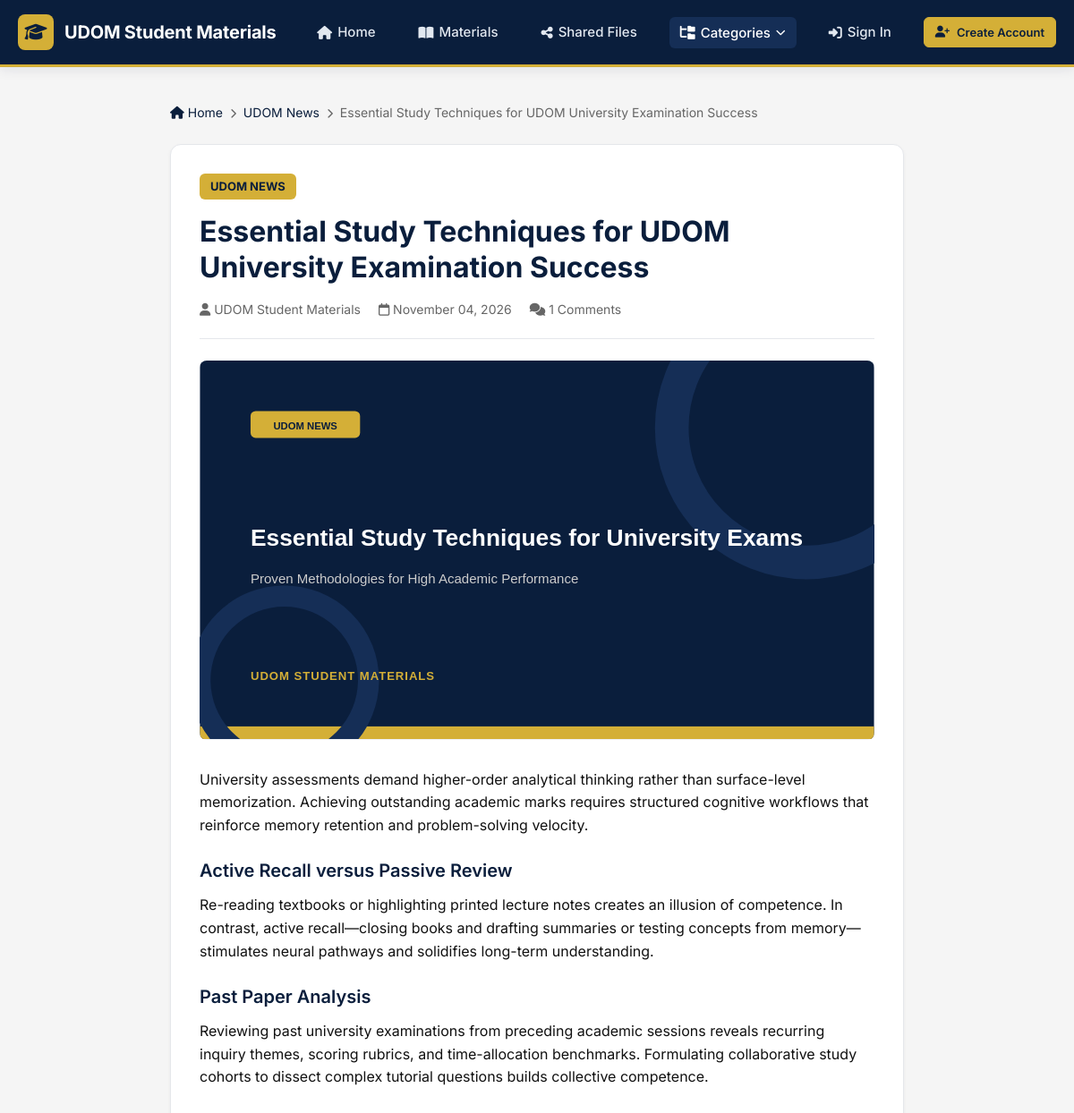
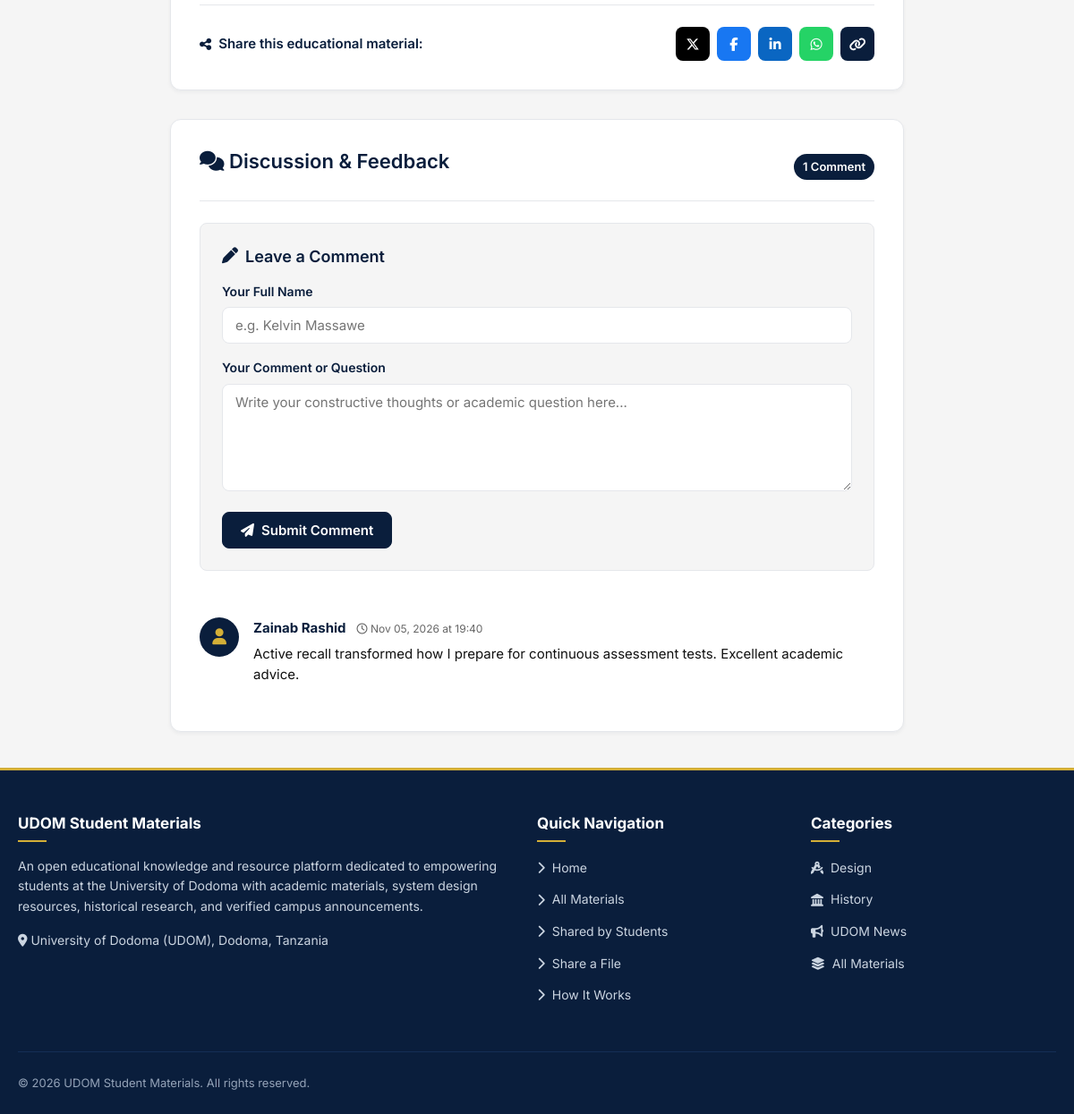
Screenshot of /post.php?id=7 with the database file from the repository (2 pictures, top to bottom).
### tables this page shows
CREATE TABLE `posts` (
  `id` INT AUTO_INCREMENT PRIMARY KEY,
  `title` VARCHAR(255) NOT NULL,
  `slug` VARCHAR(255) UNIQUE,
  `category` VARCHAR(100),
  `excerpt` TEXT,
  `content` LONGTEXT,
  `image` VARCHAR(255),
   
   
  `image_ratio` VARCHAR(10) NOT NULL DEFAULT 'auto',
  `image_width` INT UNSIGNED DEFAULT NULL,    
  `image_height` INT UNSIGNED DEFAULT NULL,
  `allow_image_download` TINYINT(1) NOT NULL DEFAULT 0,  
  `author` VARCHAR(100) DEFAULT 'UDOM Student Materials',
  `created_at` TIMESTAMP DEFAULT CURRENT_TIMESTAMP,
  `updated_at` TIMESTAMP DEFAULT CURRENT_TIMESTAMP ON UPDATE CURRENT_TIMESTAMP,
  CONSTRAINT `fk_posts_category` FOREIGN KEY (`category`) REFERENCES `categories` (`name`)
    ON UPDATE CASCADE ON DELETE RESTRICT
);

CREATE TABLE `comments` (
  `id` INT AUTO_INCREMENT PRIMARY KEY,
  `post_id` INT NOT NULL,
  `name` VARCHAR(100) NOT NULL,
  `comment` TEXT NOT NULL,
  `created_at` TIMESTAMP DEFAULT CURRENT_TIMESTAMP,
  FOREIGN KEY (`post_id`) REFERENCES `posts` (`id`) ON DELETE CASCADE
);

CREATE TABLE `categories` (
  `id` INT AUTO_INCREMENT PRIMARY KEY,
  `name` VARCHAR(100) NOT NULL UNIQUE,
  `description` VARCHAR(300) DEFAULT NULL,
  `icon` VARCHAR(50) NOT NULL DEFAULT 'fa-folder',
  `created_at` TIMESTAMP DEFAULT CURRENT_TIMESTAMP
);

### includes/functions.php (called while the page is built, shortened)
<?php
if (!function_exists('sanitize')) {
    function sanitize($data): string
    {
        return htmlspecialchars(trim((string) $data), ENT_QUOTES, 'UTF-8');
    }
}
function get_categories(bool $refresh = false): array
{
    global $pdo;
    static $cache = null;
    if ($cache === null || $refresh) {
        $cache = $pdo->query(
            'SELECT c.id, c.name, c.description, c.icon, c.created_at, COUNT(p.id) AS post_count
             FROM categories c
             LEFT JOIN posts p ON p.category = c.name
             GROUP BY c.id, c.name, c.description, c.icon, c.created_at
             ORDER BY c.name ASC'
        )->fetchAll();
    }
    return $cache;
}
function find_category(string $name): ?array
{
    foreach (get_categories() as $cat) {
        if (strcasecmp($cat['name'], trim($name)) === 0) {
            return $cat;
        }
    }
    return null;
}
function category_icon(string $category): string
{
    $cat = find_category($category);
    $icon = $cat['icon'] ?? 'fa-folder';
    return isset(CATEGORY_ICONS[$icon]) ? $icon : 'fa-folder';
}
function post_image_url(?string $image, string $prefix = ''): string
{
    $file = $image ? basename($image) : DEFAULT_POST_IMAGE;
    return $prefix . 'uploads/' . rawurlencode($file);
}
function post_image_ratio(array $post): float
{
    $key = $post['image_ratio'] ?? 'auto';
    $w = (int) ($post['image_width'] ?? 0);
    $h = (int) ($post['image_height'] ?? 0);
    if ($w > 0 && $h > 0) {
        return max(0.4, min(3.0, $w / $h));
    }
    return FALLBACK_IMAGE_RATIO;
}
function post_image_style(array $post): string
{
    return '--ratio: ' . round(post_image_ratio($post), 4) . ';';
}
function post_image_orientation(array $post): string
{
    $r = post_image_ratio($post);
    return $r > 1.05 ? 'landscape' : ($r < 0.95 ? 'portrait' : 'square');
}
function clean_post_html(?string $html): string
{
    $html = (string) $html;
    $allowed = '<p><br><h2><h3><h4><strong><b><em><i><u><ul><ol><li><blockquote>'
        . '<a><code><pre><hr><table><thead><tbody><tr><th><td><img>';
    $html = strip_tags($html, $allowed);
    $html = preg_replace('/\s+on[a-z]+\s*=\s*("[^"]*"|\'[^\']*\'|[^\s>]+)/i', '', $html);
    $html = preg_replace(
        '/\b(href|src)\s*=\s*(["\']?)\s*(?:javascript|vbscript|data)\s*:[^"\'>\s]*\2/i',
        '$1="#"',
        $html
    );
    return $html;
}
function home_url(string $search, string $category, int $page = 1): string
{
    $args = [];
    if ($category !== '') {
        $args['category'] = $category;
    }
    return 'index.php' . ($args ? '?' . http_build_query($args) : '');
}

### post.php (the view, shortened to what this page needs)
<?php
require_once __DIR__ . '/config/db.php';
$post_id = isset($_GET['id']) && is_numeric($_GET['id']) ? (int) $_GET['id'] : 0;
$stmt = $pdo->prepare("SELECT * FROM posts WHERE id = :id LIMIT 1");
$stmt->execute([':id' => $post_id]);
$post = $stmt->fetch();
$author_name = '';
$comment_body = '';
$comment_stmt = $pdo->prepare("SELECT * FROM comments WHERE post_id = :id ORDER BY created_at DESC");
$comment_stmt->execute([':id' => $post_id]);
$comments = $comment_stmt->fetchAll();
$total_comments = count($comments);
$protocol = (!empty($_SERVER['HTTPS']) && $_SERVER['HTTPS'] !== 'off') ? "https://" : "http://";
$current_url = $protocol . $_SERVER['HTTP_HOST'] . $_SERVER['REQUEST_URI'];
$share_title = urlencode($post['title'] . ' - UDOM Student Materials');
$share_url = urlencode($current_url);
require_once __DIR__ . '/includes/header.php';
?>
<main class="main-content">
  <div class="container post-detail-container">
    <nav class="breadcrumb-nav" aria-label="Breadcrumbs">
      <a href="index.php"><i class="fa-solid fa-house"></i> Home</a>
      <span><i class="fa-solid fa-chevron-right" style="font-size: 11px;"></i></span>
      <a href="index.php?category=<?php echo urlencode($post['category']); ?>">
        <?php echo sanitize($post['category']); ?>
      </a>
      <span><i class="fa-solid fa-chevron-right" style="font-size: 11px;"></i></span>
      <span class="text-muted"><?php echo sanitize($post['title']); ?></span>
    </nav>
    <article class="post-detail-article">
      <header class="post-detail-header">
        <span class="post-detail-category"><?php echo sanitize($post['category']); ?></span>
        <h1 class="post-detail-title"><?php echo sanitize($post['title']); ?></h1>
        <div class="post-detail-meta">
          <span><i class="fa-solid fa-user"></i>
            <?php echo sanitize($post['author'] ?: 'UDOM Student Materials'); ?></span>
          <span><i class="fa-regular fa-calendar"></i>
            <?php echo date('F d, Y', strtotime($post['created_at'])); ?></span>
          <span><i class="fa-solid fa-comments"></i> <?php echo $total_comments; ?> Comments</span>
        </div>
      </header>
      <div class="post-detail-featured-image is-<?php echo post_image_orientation($post); ?>"
        style="<?php echo post_image_style($post); ?>">
        <img src="<?php echo post_image_url($post['image']); ?>" alt="<?php echo sanitize($post['title']); ?>"
          onerror="this.onerror=null;this.src='uploads/<?php echo DEFAULT_POST_IMAGE; ?>';">
      </div>
      <div class="post-detail-content">
        <?php echo clean_post_html($post['content']); ?>
      </div>
      <section class="post-share-section">
        <div class="share-title">
          <i class="fa-solid fa-share-nodes"></i> Share this educational material:
        </div>
        <div class="share-buttons">
          <a href="https://twitter.com/intent/tweet?url=<?php echo $share_url; ?>&text=<?php echo $share_title; ?>"
            target="_blank" rel="noopener noreferrer" class="share-btn share-twitter" title="Share on X / Twitter"
            aria-label="Share on X">
            <i class="fa-brands fa-x-twitter"></i>
          </a>
          <a href="https://www.facebook.com/sharer/sharer.php?u=<?php echo $share_url; ?>" target="_blank"
            rel="noopener noreferrer" class="share-btn share-facebook" title="Share on Facebook"
            aria-label="Share on Facebook">
            <i class="fa-brands fa-facebook-f"></i>
          </a>
          <a href="https://www.linkedin.com/sharing/share-offsite/?url=<?php echo $share_url; ?>" target="_blank"
            rel="noopener noreferrer" class="share-btn share-linkedin" title="Share on LinkedIn"
            aria-label="Share on LinkedIn">
            <i class="fa-brands fa-linkedin-in"></i>
          </a>
          <a href="https://api.whatsapp.com/send?text=<?php echo $share_title . '%20' . $share_url; ?>" target="_blank"
            rel="noopener noreferrer" class="share-btn share-whatsapp" title="Share on WhatsApp"
            aria-label="Share on WhatsApp">
            <i class="fa-brands fa-whatsapp"></i>
          </a>
          <button type="button" class="share-btn share-copy" id="copy-post-link" title="Copy Link to Clipboard"
            aria-label="Copy Link">
            <i class="fa-solid fa-link"></i>
          </button>
        </div>
      </section>
    </article>
    <section class="comments-section" id="comments">
      <div class="comments-header">
        <h2><i class="fa-solid fa-comments"></i> Discussion &amp; Feedback</h2>
        <span class="comments-count-badge"><?php echo $total_comments; ?>
          <?php echo $total_comments === 1 ? 'Comment' : 'Comments'; ?></span>
      </div>
      <div class="comment-form-card">
        <h3 class="comment-form-title">
          <i class="fa-solid fa-pen"></i> Leave a Comment
        </h3>
        <form action="post.php?id=<?php echo $post_id; ?>#comments" method="POST">
          <div class="form-group">
            <label for="comment-name" class="form-label">Your Full Name</label>
            <input type="text" name="name" id="comment-name" class="form-control" placeholder="e.g. Kelvin Massawe"
              required minlength="2" maxlength="100" value="<?php echo sanitize($author_name); ?>">
          </div>
          <div class="form-group">
            <label for="comment-text" class="form-label">Your Comment or Question</label>
            <textarea name="comment" id="comment-text" class="form-control"
              placeholder="Write your constructive thoughts or academic question here..." required
              minlength="3" maxlength="2000"><?php echo sanitize($comment_body); ?></textarea>
          </div>
          <button type="submit" class="btn btn-primary" data-loading-text="Posting...">
            <i class="fa-solid fa-paper-plane"></i> Submit Comment
          </button>
        </form>
      </div>
      <div class="comments-list">
        <?php if (!empty($comments)): ?>
          <?php foreach ($comments as $comment): ?>
            <div class="comment-item">
              <div class="comment-avatar">
                <i class="fa-solid fa-user"></i>
              </div>
              <div class="comment-content">
                <div class="comment-meta">
                  <span class="comment-author"><?php echo sanitize($comment['name']); ?></span>
                  <span class="comment-date">
                    <i class="fa-regular fa-clock"></i>
                    <?php echo date('M d, Y \a\t H:i', strtotime($comment['created_at'])); ?>
                  </span>
                </div>
                <p class="comment-text">
                  <?php echo nl2br(sanitize($comment['comment'])); ?>
                </p>
              </div>
            </div>
          <?php endforeach; ?>
        <?php endif; ?>
      </div>
    </section>
  </div>
</main>
<?php require_once __DIR__ . '/includes/footer.php'; ?>

### includes/footer.php (shortened to what this page needs)
<footer class="site-footer">
  <div class="container">
    <div class="footer-grid">
      <div class="footer-col">
        <h3>UDOM Student Materials</h3>
        <p class="footer-desc">
          An open educational knowledge and resource platform dedicated to empowering students at the University of
          Dodoma with academic materials, system design resources, historical research, and verified campus
          announcements.
        </p>
        <p class="footer-desc">
          <i class="fa-solid fa-location-dot"></i> University of Dodoma (UDOM), Dodoma, Tanzania
        </p>
      </div>
      <div class="footer-col">
        <h3>Quick Navigation</h3>
        <ul class="footer-links">
          <li><a href="landing.php"><i class="fa-solid fa-chevron-right"></i> Home</a></li>
          <li><a href="index.php"><i class="fa-solid fa-chevron-right"></i> All Materials</a></li>
          <li><a href="shared.php"><i class="fa-solid fa-chevron-right"></i> Shared by Students</a></li>
          <li><a href="account/upload.php"><i class="fa-solid fa-chevron-right"></i> Share a File</a></li>
          <li><a href="landing.php#how-it-works"><i class="fa-solid fa-chevron-right"></i> How It Works</a></li>
        </ul>
      </div>
      <div class="footer-col">
        <h3>Categories</h3>
        <ul class="footer-links">
          <?php foreach (get_categories() as $footer_cat): ?>
            <li>
              <a href="<?php echo sanitize(home_url('', $footer_cat['name'])); ?>">
                <i class="fa-solid <?php echo category_icon($footer_cat['name']); ?>"></i>
                <?php echo sanitize($footer_cat['name']); ?>
              </a>
            </li>
          <?php endforeach; ?>
          <li><a href="index.php"><i class="fa-solid fa-layer-group"></i> All Materials</a></li>
        </ul>
      </div>
    </div>
    <div class="footer-bottom">
      <div>
        &copy; <?php echo date('Y'); ?> UDOM Student Materials. All rights reserved.
      </div>
    </div>
  </div>
</footer>
</body>
</html>

### rows the page displays
posts: category "UDOM News", title "Essential Study Techniques for UDOM University Examination Success", category "UDOM NEWS", author "UDOM Student Materials", created_at "November 04, 2026", image (picture), content "University assessments demand higher-order analytical thinking rather than surface-level memorization. Achieving outstanding academic marks requires structured cognitive workflows that reinforce memory retention and problem-solving velocity. Active Recall versus Passive Review Re-reading textbooks or highlighting printed lecture notes creates an illusion of competence. In contrast, active recall—closing books and drafting summaries or testing concepts from memory—stimulates neural pathways and solidifies long-term understanding. Past Paper Analysis Reviewing past university examinations from preceding academic sessions reveals recurring inquiry themes, scoring rubrics, and time-allocation…"
comments: name "Zainab Rashid", created_at "Nov 05, 2026 at 19:40", comment "Active recall transformed how I prepare for continuous assessment tests. Excellent academic advice."
categories: name "Design"
categories: name "History"
categories: name "UDOM News"

### other values shown
$total_comments "1"
